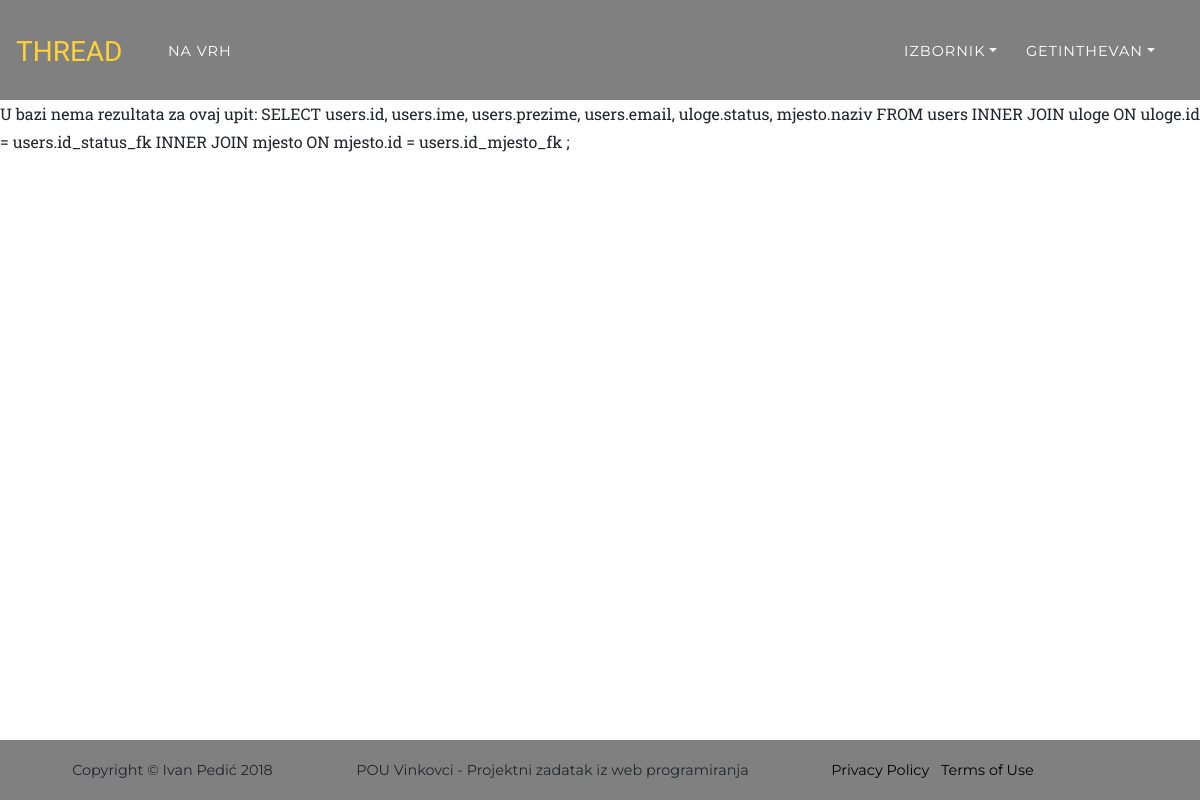
Before: /php/users.php (signed in) with the older database file.
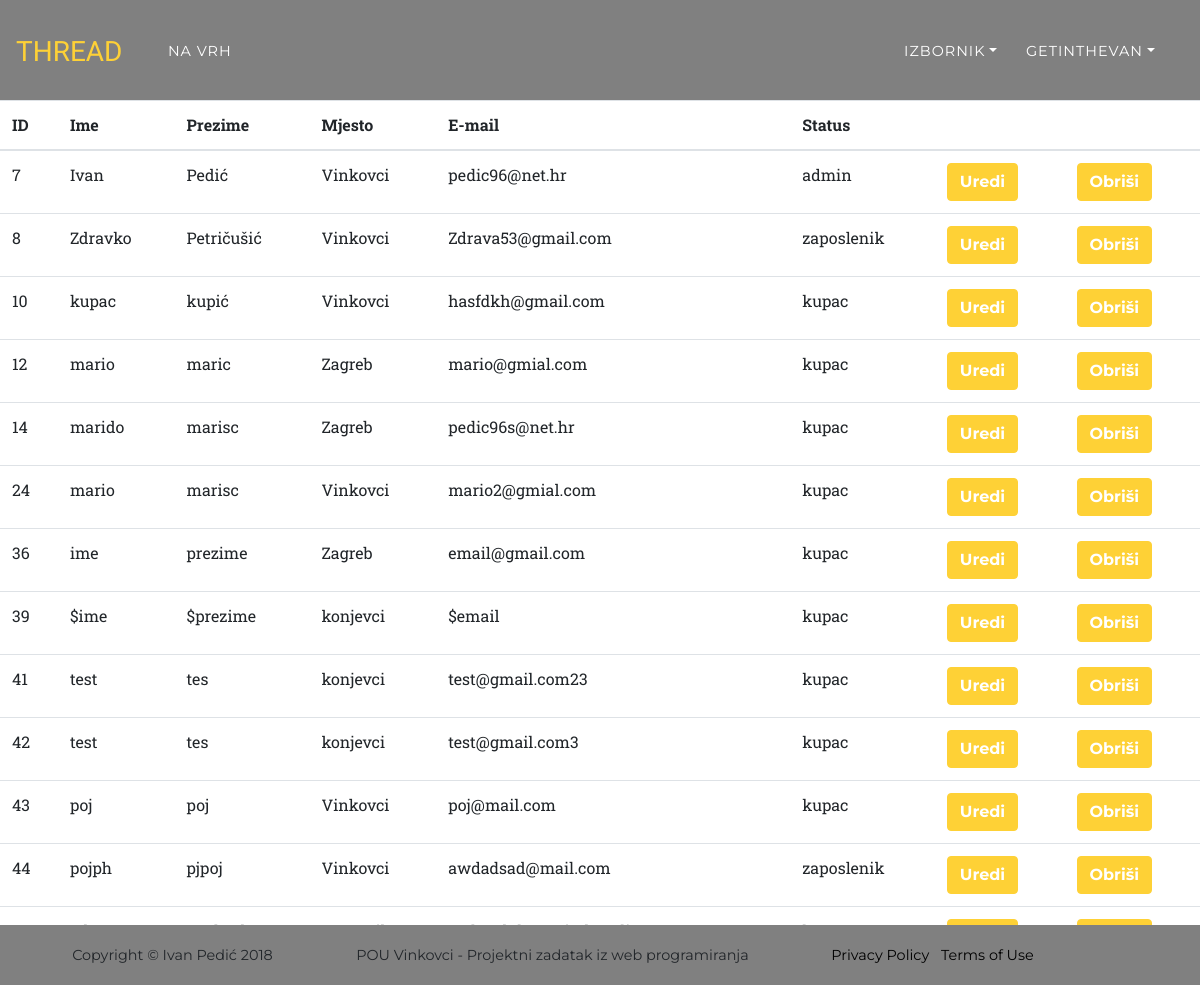
After: the same page with the newer database file.
### tables this page shows
CREATE TABLE `users` (
  `id` int(11) NOT NULL,
  `ime` varchar(30) NOT NULL,
  `prezime` varchar(30) NOT NULL,
  `id_mjesto_fk` int(11) NOT NULL,
  `email` varchar(30) NOT NULL,
  `username` varchar(30) NOT NULL,
  `password` varchar(50) NOT NULL,
  `id_status_fk` int(11) NOT NULL
);

CREATE TABLE `mjesto` (
  `id` int(11) NOT NULL,
  `naziv` varchar(30) NOT NULL,
  `pbr` varchar(30) NOT NULL
);

CREATE TABLE `uloge` (
  `id` int(11) NOT NULL,
  `status` varchar(30) NOT NULL
);

### php/users.php (the view, shortened to what this page needs)
<?php
$con = spajanje();
if($_SESSION['uloga'] !== "1"){
	die('<div class="alert" style="background:yellow;">
	<a href="index.php" class="close" data-dismiss="alert" aria-label="close">
	&times;
	</a>
	<strong>Nemate ovlasti za pristup ovoj stranici!</strong>
	</div>');
}
else{
$sql = "SELECT users.id, users.ime, users.prezime, users.email, uloge.status, mjesto.naziv
		FROM users
		INNER JOIN uloge ON uloge.id = users.id_status_fk
		INNER JOIN mjesto ON mjesto.id = users.id_mjesto_fk ;";
$result = mysqli_query($con, $sql);
require_once "includes/header_projekt.php";
if (mysqli_num_rows($result)>0){
	echo '
	<table id = "table" class="table table-hover">
		<thead>
			<tr>
				<th>ID</th>
				<th>Ime</th>
				<th>Prezime</th>
				<th>Mjesto</th>
				<th>E-mail</th>
                <th>Status</th>
				<th></th>
				<th></th>
			</tr>
		</thead>
		<tbody>';
	while($user = mysqli_fetch_assoc($result)){
		echo "
			<tr>
				<td>".$user['id']."</td>
				<td>".$user['ime']."</td>
				<td>".$user['prezime']."</td>
				<td>".$user['naziv']."</td>
				<td>".$user['email']."</td>
				<td>".$user['status']."</td>
				<td>
					<a href='user.php?id=".$user["id"]."'><button class = 'btn btn-primary' value = 'uredi' name='uredi' id='uredi''>Uredi</button></a>
				</td>
				<td>
					<a href='users.php?obrisi=true&id=".$user['id']."' onclick='return confirm(\"Jeste li sigurni da zelite obrisati korisnika?\")'>
                        <button class = 'btn btn-primary' value = 'obrisi' name='obrisi' id='obrisi'>Obriši</button>
                    </a>
				</td>
			</tr>";
	}
	echo "</tbody></table>";
}
else {
	echo "<p>U bazi nema rezultata za ovaj upit: $sql </p>";
}
}
require "includes/footer_projekt.php";
?>

### php/includes/header_projekt.php (shortened to what this page needs)
<!DOCTYPE html>
<html lang="en">
  <head>
    <link href="https://stackpath.bootstrapcdn.com/bootstrap/4.1.3/css/bootstrap.min.css" rel="stylesheet">
    <link href="../bootstrap/vendor/font-awesome/css/font-awesome.min.css" rel="stylesheet" type="text/css">
    <link href="../bootstrap/css/agency.css" rel="stylesheet" type = "text/css">
	<link rel="stylesheet" href="https://cdn.datatables.net/1.10.19/css/jquery.dataTables.min.css">
	  </head>
    <body id="page-top" name = "top">
<?php
if(isset($_SESSION['login']) and $_SESSION['login'] == true){
    if($_SESSION['uloga'] == "3"){
  echo '
<nav class="navbar navbar-expand-lg navbar-dark fixed-top" id="mainNav" class="navbar-header"><a href="index.php" class="navbar-brand">THREAD</a>
      <div class="container">
		<ul class = "navbar-nav nav navbar-left text-uppercase ml-auto">
			<li class = "nav-item">
				<a class = "nav-link js-scroll-trigger" href = "index.php #top" for = "top">na vrh</a>
			</li>
		</ul>
        <button class="navbar-toggler navbar-toggler-right" type="button" data-toggle="collapse" data-target="#navbarResponsive" aria-controls="navbarResponsive" aria-expanded="false" aria-label="Toggle navigation">
          Menu
          <i class="fa fa-bars"></i>
        </button>
        <div class="collapse navbar-collapse" id="navbarResponsive">
          <ul class="navbar-nav text-uppercase ml-auto">
			<li class="dropdown nav-item">
				<a href="#" class="dropdown-toggle nav-link" data-toggle="dropdown"><i class="fa fa-2x fa-ambulance"></i></a>
				<ul class  ="dropdown-menu">';
					echo '
					<li class="nav-item"><div style="clear:both"></div>
			<br />
			<h3>Detalji narudžbe</h3>
			<div class="table-responsive-sm">
			<form action = "" method = "post">
				<table class="table table-bordered">
					<tr>
						<th>Naziv proizvoda</th>
						<th>Cijena</th>
						<th>Ukupno</th>
						<th></th>
					</tr>';
					if(!empty($_SESSION["shopping_cart"]))
					{
						$total = 0;
						foreach($_SESSION["shopping_cart"] as $keys => $values)
						{
					echo '
					<tr>
						<td>'; echo $values["item_name"]; echo'</td>
						<td>'; echo $values["item_price"];echo'kn</td>
						<td id = "delete"><a href="'.$_SERVER['PHP_SELF'].'?action=delete&id='.$values["item_id"].'"><span class="text-danger">Remove</span></a></td>
					</tr>';
							$total = $total + $values["item_price"];
						}
					echo'
					<tr>
						<td colspan="3" align="right">Total</td>
						<td align="right">';echo number_format($total, 2); echo'</td>
						<td></td>
					</tr>';
					}
					echo '
				</table>
	</div>
	</li><li class="nav-item"><button type = "submit" class = "btn btn-success" name = "naruci" id = "naruci">Naruči</button></li></form>';
				echo '	</li></ul>
            <li class="dropdown nav-item">
				<a href="#" class="dropdown-toggle nav-link" data-toggle="dropdown">'.$_SESSION["username"].'</a>
				<ul class  ="dropdown-menu"  >
					<li><a class = "nav-link" style = "color:black; font-weight:bold;" href="cpu.php">Cpu</a></li>
					<li><a class = "nav-link" style = "color:black; font-weight:bold;" href="maticna_ploca.php">Matična ploča</a></li>
					<li><a class = "nav-link" style = "color:black; font-weight:bold;" href="napajanje.php">Napajanje</a></li>
					<li><a class = "nav-link" style = "color:black; font-weight:bold;" href="graficka_kartica.php">Grafička kartica</a></li>
					<li><a class = "nav-link" style = "color:black; font-weight:bold;" href="hdd.php">Tvrdi disk</a></li>
					<li><a class = "nav-link" style = "color:black; font-weight:bold;" href="ssd.php">SSD</a></li>
					<li><a class = "nav-link" style = "color:black; font-weight:bold;" href="memorija.php">Memorija</a></li>
				</ul>
			</li>
			 <li class="nav-item">
              <a class="nav-link js-scroll-trigger" for ="servisi" href="#servisi">Servisi</a>
            </li>
            <li class="nav-item">
              <a class="nav-link js-scroll-trigger" href="#about" for = "about">O nama</a>
            </li>
            <li class="nav-item">
              <a class="nav-link js-scroll-trigger" href="#contact" for = "contact">Kontakt</a>
            </li>
			<li class="nav-item">
              <a class="nav-link js-scroll-trigger" href="odjava.php" for = "odjava">Odjava</a>
            </li>
		</ul>
    </nav>
   <header class="masthead">
      <div class="container">
        <div class="intro-text">
	 </div>
      </div>
    </header>';
	}
  else if($_SESSION['uloga'] == "1"){
  echo '
<nav class="navbar navbar-expand-lg navbar-dark fixed-top" id="mainNav" class="navbar-header"><a href="index.php" class="navbar-brand">THREAD</a>
      <div class="container">
		<ul class = "navbar-nav nav navbar-left text-uppercase ml-auto">
			<li class = "nav-item">
				<a class = "nav-link js-scroll-trigger" href = "index.php#top" for = "top">Na vrh</a>
			</li>
		</ul>
        <button class="navbar-toggler navbar-toggler-right" type="button" data-toggle="collapse" data-target="#navbarResponsive" aria-controls="navbarResponsive" aria-expanded="false" aria-label="Toggle navigation">
          Menu
          <i class="fa fa-bars"></i>
        </button>
        <div class="collapse navbar-collapse" id="navbarResponsive">
          <ul class="navbar-nav text-uppercase ml-auto">
            <li class="dropdown nav-item">
				<a href="#" class="dropdown-toggle nav-link" data-toggle="dropdown">Izbornik</a>
				<ul class ="dropdown-menu" >
					<li><a class = "nav-link" style = "color:black; font-weight:bold;" href="user_add.php">dodaj korisnika</a></li>
					<li><a class = "nav-link" style = "color:black; font-weight:bold;" href="users.php">korisnici</a></li>
					<li><a class = "nav-link" style = "color:black; font-weight:bold;" href="dodaj_komponente.php">dodaj komponente</a></li>
					<li><a class = "nav-link" style = "color:black; font-weight:bold;" href="komponente.php">Popis komponenti</a></li>
					<li><a class = "nav-link" style = "color:black; font-weight:bold;" href="mjesto_add.php">Dodaj mjesto u bazu</a></li>
				</ul>
			</li>
			<li class="dropdown nav-item">
				<a href="#" class="dropdown-toggle nav-link" data-toggle="dropdown">'.$_SESSION["username"].'</a>
				<ul class  ="dropdown-menu"  >
					<li><a class = "nav-link" style = "color:black; font-weight:bold;" href="odjava.php">Odjava</a></li>
				</ul>
			</li>
          </ul>
        </div>
      </div>
    </nav>
   <header class="masthead">
      <div class="container">
        <div class="intro-text">
	</div>
      </div>
    </header>';
	}
	}
	?>

### php/includes/footer_projekt.php (shortened to what this page needs)
 <div class = "footer-container">
 <footer class = "footer">
      <div class="container">
        <div class="row">
          <div style = "padding-top:35px;" class="col-md-3">
            <span class="copyright">Copyright &copy; Ivan Pedić 2018 </br>POU
Vinkovci</span>
          </div>
          <div style = "padding-top:35px;" class="col-md-5">
            <span class="copyright">POU
Vinkovci - Projektni zadatak iz web programiranja</span>
          </div>
          <div style = "padding-top:35px;" class="col-md-3">
            <ul class="list-inline quicklinks">
              <li class="list-inline-item">
                <a href="#" style="color:black;" >Privacy Policy</a>
              </li>
              <li class="list-inline-item">
                <a href="#"style="color:black;">Terms of Use</a>
              </li>
            </ul>
          </div>
        </div>
      </div>
    </footer>
</div>
  </body>
</html>

### php/includes/header_projekt.php (style rules this page uses)
.footer-container { background-color:grey; height:60px; width:100%; position:fixed; bottom:0; z-index:0; clear: both; }
.footer { background-color: inherit; text-align: center; background-color: transparent; height:60px; position:absolute; bottom:0; width:100%; margin-bottom:50px; }

Changed rows visible on the page:
now on this page (row edited): users: id "7", ime "Ivan", prezime "Pedić", id_mjesto_fk.naziv "Vinkovci", email "pedic96@net.hr", id_status_fk.status "admin"
now on this page (row edited): users: id "8", ime "Zdravko", prezime "Petričušić", id_mjesto_fk.naziv "Vinkovci", email "Zdrava53@gmail.com", id_status_fk.status "zaposlenik"
now on this page (row edited): users: id "10", ime "kupac", prezime "kupić", id_mjesto_fk.naziv "Vinkovci", email "hasfdkh@gmail.com", id_status_fk.status "kupac"
added users: id "12", ime "mario", prezime "maric", id_mjesto_fk.naziv "Zagreb", email "mario@gmial.com", id_status_fk.status "kupac"
added users: id "14", ime "marido", prezime "marisc", id_mjesto_fk.naziv "Zagreb", email "pedic96s@net.hr", id_status_fk.status "kupac"
added users: id "24", ime "mario", prezime "marisc", id_mjesto_fk.naziv "Vinkovci", email "mario2@gmial.com", id_status_fk.status "kupac"
added users: id "36", ime "ime", prezime "prezime", id_mjesto_fk.naziv "Zagreb", email "email@gmail.com", id_status_fk.status "kupac"
added users: id "39", ime "$ime", prezime "$prezime", id_mjesto_fk.naziv "konjevci", email "$email", id_status_fk.status "kupac"
added users: id "41", ime "test", prezime "tes", id_mjesto_fk.naziv "konjevci", email "test@gmail.com23", id_status_fk.status "kupac"
added users: id "42", ime "test", prezime "tes", id_mjesto_fk.naziv "konjevci", email "test@gmail.com3", id_status_fk.status "kupac"
added users: id "43", ime "poj", prezime "poj", id_mjesto_fk.naziv "Vinkovci", email "poj@mail.com", id_status_fk.status "kupac"
added users: id "44", ime "pojph", prezime "pjpoj", id_mjesto_fk.naziv "Vinkovci", email "awdadsad@mail.com", id_status_fk.status "zaposlenik"
Other visible differences:
$sql: "SELECT users.id, users.ime, users.prezime, users.email, uloge.status, mjesto.naziv FROM users INNER JOIN uloge ON uloge.id = users.id_status_fk INNER JOIN mjesto ON mjesto.id = users.id_mjesto_fk ;" → (not shown)
text no longer shown: "U bazi nema rezultata za ovaj upit:"
text now shown: "ID Ime Prezime Mjesto E-mail Status"
